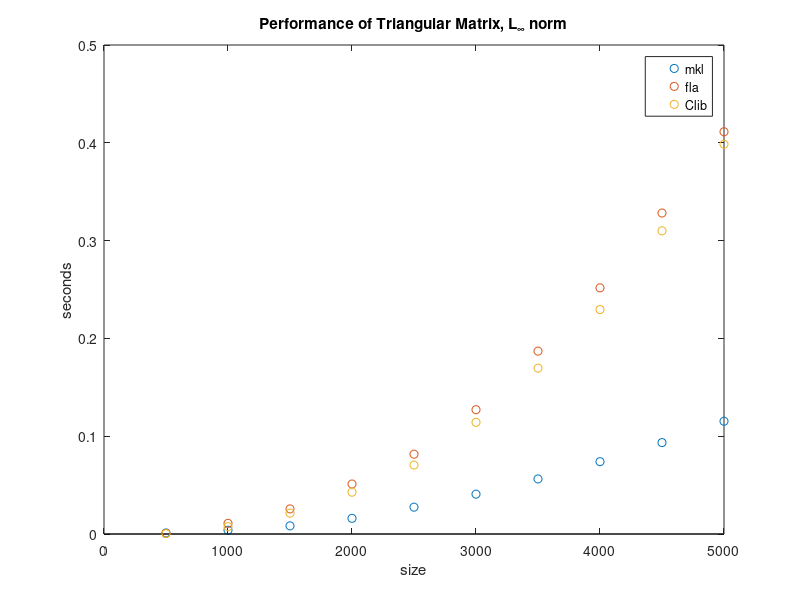

MATLAB code for this plot:
function [] = ti()
for i=1:10
    size(1,i)=i*500;
end
mkl =[    1.084e-03;
 3.885e-03;
 8.318e-03;
 1.602e-02;
 2.743e-02;
 4.075e-02;
 5.629e-02;
 7.396e-02;
 9.347e-02;
 1.153e-01

];
fla =[ 
 5.710e-04
 1.089e-02
 2.566e-02
 5.111e-02
 8.161e-02
 1.271e-01
 1.870e-01
 2.517e-01
 3.282e-01
 4.113e-01


];
nai=[ 4.790e-04; 7.566e-03; 2.133e-02; 4.275e-02; 7.049e-02; 1.142e-01; 1.696e-01; 2.295e-01; 3.100e-01; 3.985e-01;
];
X = size;
Y=[mkl,fla,nai];
stem(X,Y,'LineStyle','none');
legend('mkl','fla','Clib');
title('Performance of Triangular Matrix, L_{\infty} norm')
xlabel('size');
ylabel('seconds')

return